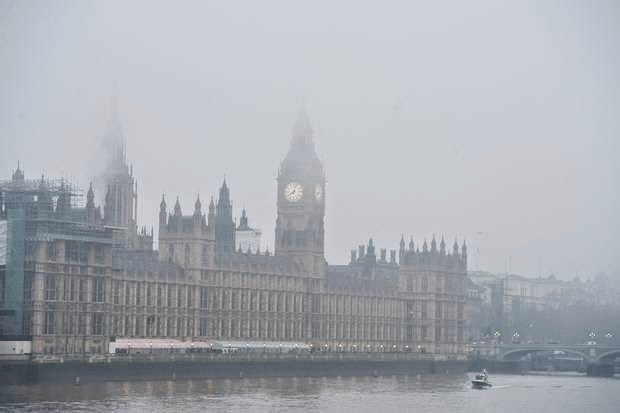
#> input picture 01. Histogram Equalization/input/7.jpg, 620 x 413 px, found by its file name
$ python clahe_submitted.py
#> lines starting #> are read from the running program, lines starting #| are printed output that depends on the picture
import cv2
import numpy as np
from matplotlib import pyplot as plt

img = cv2.imread('7.jpg',0);
#> img: shape (413, 620); min 51, max 236, mean 171.1

clahe = cv2.createCLAHE(clipLimit=2.0, tileGridSize=(8,8))
img2 = clahe.apply(img)
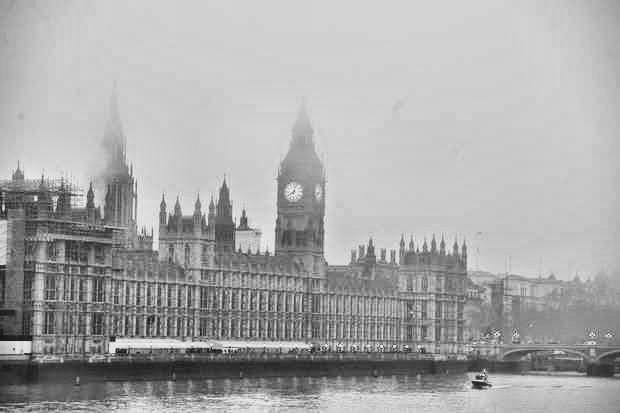
#> img2: shape (413, 620); min 18, max 249, mean 169.5

img = cv2.resize(img,(400,400))
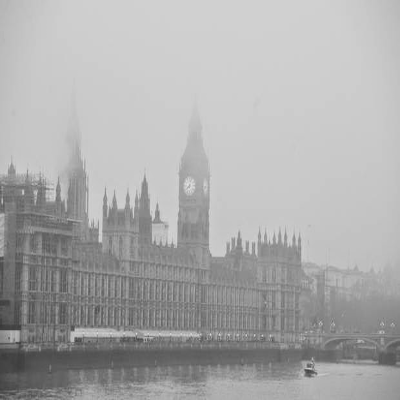
#> img: shape (400, 400); min 56, max 228, mean 171.1
img2 = cv2.resize(img2,(400,400))
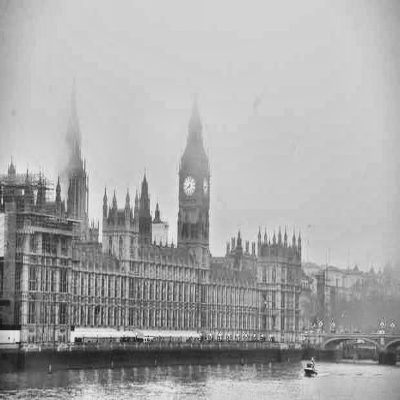
#> img2: shape (400, 400); min 19, max 243, mean 169.5

dst = np.hstack((img, img2))
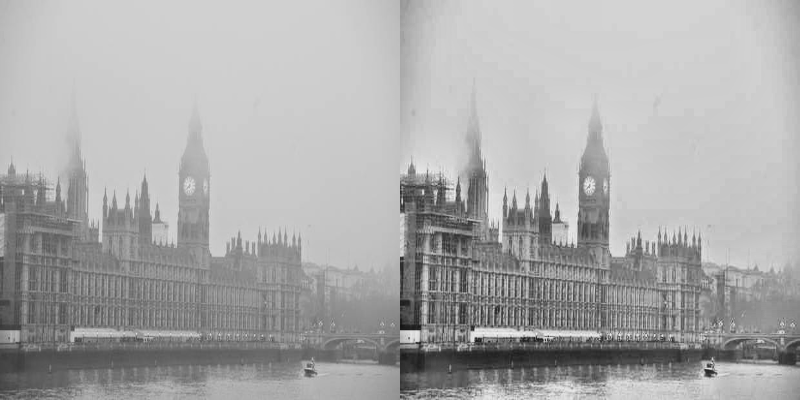
#> dst: shape (400, 800); min 19, max 243, mean 170.3
cv2.imshow('img',dst)
cv2.waitKey()
cv2.destroyAllWindows()

plt.figure()
plt.subplot(1,2,1)
plt.hist(img.ravel(), 256, [0, 256])
plt.subplot(1,2,2)
plt.hist(img2.ravel(), 256, [0, 256])
plt.show()
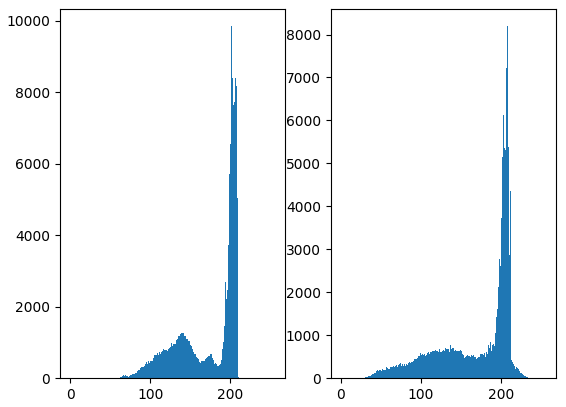
#> figure drawn by matplotlib, 2 panels; panel 1: tallest bar 9854 high, from x = 201 to 202; panel 2: tallest bar 8194 high, from x = 208 to 209

$ run again, with 01. Histogram Equalization/input/11.jpg copied over 01. Histogram Equalization/input/7.jpg
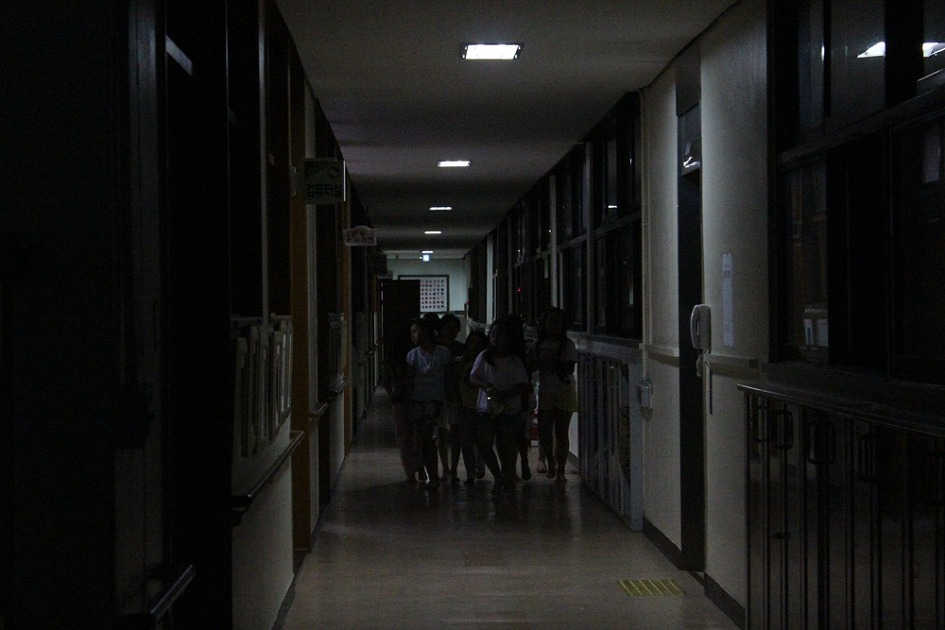
#> input picture 01. Histogram Equalization/input/11.jpg, 945 x 630 px, found by its file name
#> `dst = np.hstack((img, img2))`:
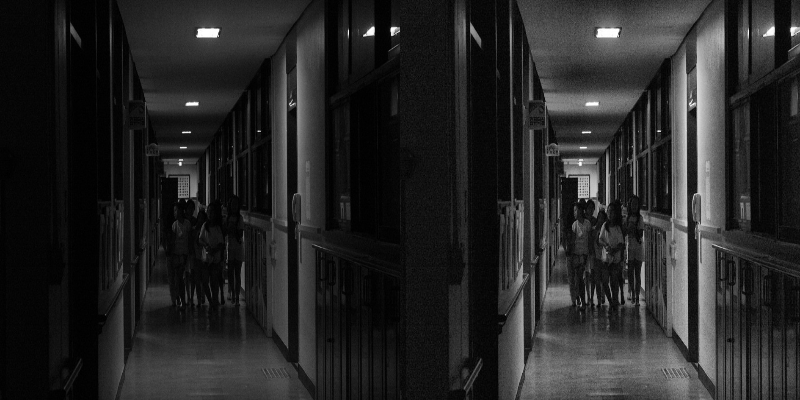
#> dst: shape (400, 800); min 0, max 255, mean 38
#> `plt.show()`:
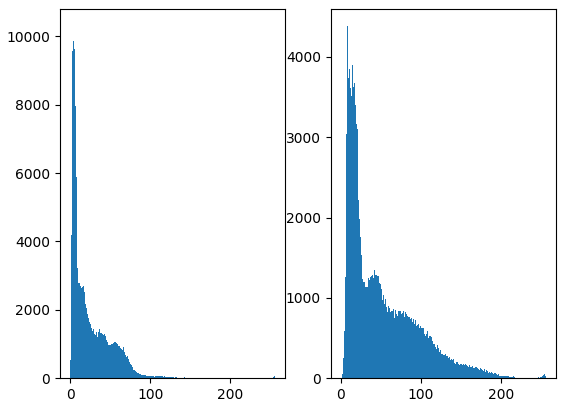
#> figure drawn by matplotlib, 2 panels; panel 1: tallest bar 10299 high, from x = 3 to 4; panel 2: tallest bar 4381 high, from x = 8 to 9

$ run again, with 01. Histogram Equalization/input/canon7.jpg copied over 01. Histogram Equalization/input/7.jpg
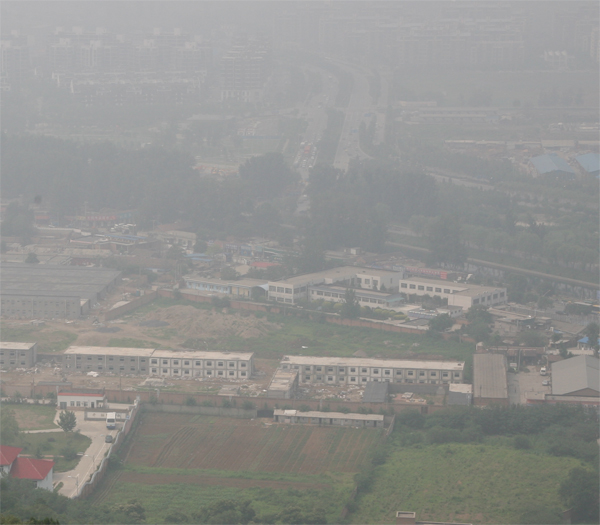
#> input picture 01. Histogram Equalization/input/canon7.jpg, 600 x 525 px, found by its file name
#> `dst = np.hstack((img, img2))`:
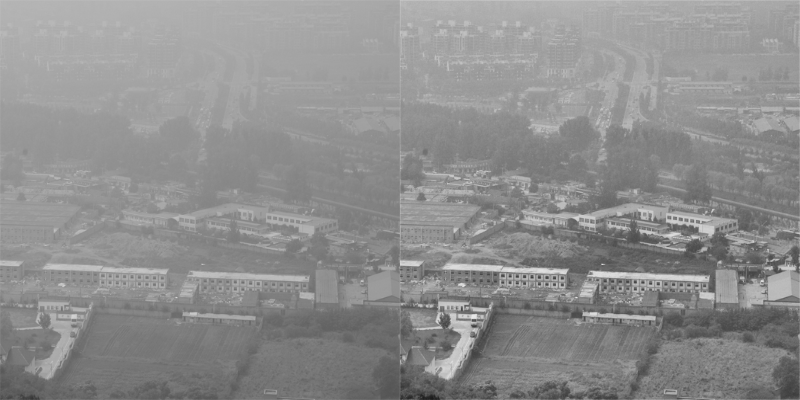
#> dst: shape (400, 800); min 27, max 233, mean 142.4
#> `plt.show()`:
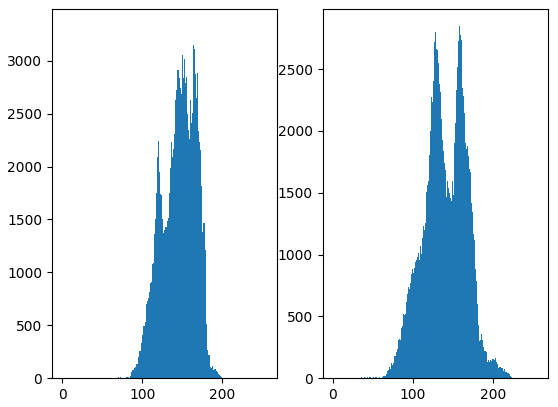
#> figure drawn by matplotlib, 2 panels; panel 1: tallest bar 3326 high, from x = 164 to 165; panel 2: tallest bar 2847 high, from x = 158 to 159
